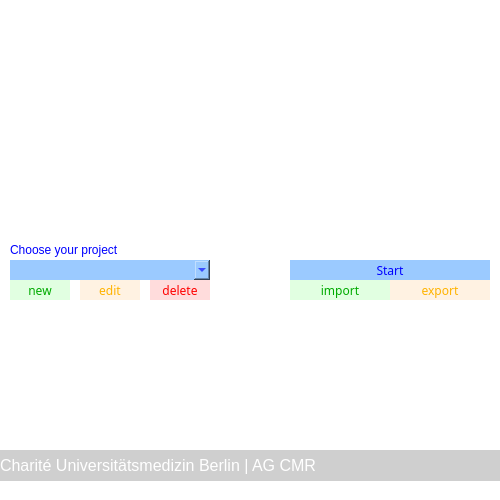
<?xml version="1.0" encoding="UTF-8"?>
<ui version="4.0">
 <class>MainWindow</class>
 <widget class="QMainWindow" name="MainWindow">
  <property name="geometry">
   <rect>
    <x>0</x>
    <y>0</y>
    <width>500</width>
    <height>500</height>
   </rect>
  </property>
  <property name="cursor">
   <cursorShape>ArrowCursor</cursorShape>
  </property>
  <property name="windowTitle">
   <string>MARISSA</string>
  </property>
  <property name="windowOpacity">
   <double>1.000000000000000</double>
  </property>
  <widget class="QWidget" name="centralwidget">
   <property name="styleSheet">
    <string notr="true">background-color: rgb(255, 255, 255);</string>
   </property>
   <widget class="QComboBox" name="opt_project">
    <property name="geometry">
     <rect>
      <x>10</x>
      <y>260</y>
      <width>200</width>
      <height>20</height>
     </rect>
    </property>
    <property name="font">
     <font>
      <family>Arial Nova</family>
      <weight>50</weight>
      <bold>false</bold>
     </font>
    </property>
    <property name="styleSheet">
     <string notr="true">QComboBox
{
color: rgb(0, 0, 255);
background-color: rgb(155, 202, 255);
selection-color:  rgb(155, 202, 255);
selection-background-color: rgb(0, 0, 255);
border: 0px;
}
QComboBox::QAbstractItemView
{
color:rgb(155, 202, 255);
background-color:  rgb(0, 0, 255);
selection-color:  rgb(0, 0, 255);
selection-background-color:rgb(155, 202, 255);
border: 0px;
font-weight: &quot;bold&quot;;
}</string>
    </property>
   </widget>
   <widget class="QPushButton" name="btn_project_start">
    <property name="geometry">
     <rect>
      <x>290</x>
      <y>260</y>
      <width>200</width>
      <height>20</height>
     </rect>
    </property>
    <property name="font">
     <font>
      <family>Arial Nova</family>
      <weight>50</weight>
      <bold>false</bold>
     </font>
    </property>
    <property name="styleSheet">
     <string notr="true">QPushButton
{
color: rgb(0, 0, 255);
background-color: rgb(155, 202, 255);
border: 0px;
}

QPushButton::pressed
{
color: rgb(0, 0, 255);
background-color: rgb(155, 202, 255);
border: 0px;
}

QPushButton::hover
{
color: rgb(155, 202, 255);
background-color: rgb(0, 0, 255);
border: 0px;
font-weight: bold;
}</string>
    </property>
    <property name="text">
     <string>Start</string>
    </property>
   </widget>
   <widget class="QLabel" name="label_3">
    <property name="geometry">
     <rect>
      <x>10</x>
      <y>240</y>
      <width>481</width>
      <height>20</height>
     </rect>
    </property>
    <property name="styleSheet">
     <string notr="true">color: rgb(0, 0, 255);
border: 0px;</string>
    </property>
    <property name="text">
     <string>Choose your project</string>
    </property>
   </widget>
   <widget class="QLabel" name="label_6">
    <property name="geometry">
     <rect>
      <x>0</x>
      <y>450</y>
      <width>501</width>
      <height>31</height>
     </rect>
    </property>
    <property name="font">
     <font>
      <family>Arial</family>
      <pointsize>12</pointsize>
      <weight>9</weight>
      <italic>false</italic>
      <bold>false</bold>
     </font>
    </property>
    <property name="styleSheet">
     <string notr="true">color: rgb(255, 255, 255);
background-color: rgb(207, 207, 207);
font: 75 12pt &quot;Arial&quot;;</string>
    </property>
    <property name="text">
     <string>Charité Universitätsmedizin Berlin | AG CMR</string>
    </property>
    <property name="alignment">
     <set>Qt::AlignLeading|Qt::AlignLeft|Qt::AlignVCenter</set>
    </property>
    <property name="wordWrap">
     <bool>true</bool>
    </property>
   </widget>
   <widget class="QLabel" name="lbl_icon_marissa_show">
    <property name="geometry">
     <rect>
      <x>10</x>
      <y>20</y>
      <width>480</width>
      <height>125</height>
     </rect>
    </property>
    <property name="text">
     <string/>
    </property>
   </widget>
   <widget class="QPushButton" name="btn_icon_delete_project">
    <property name="geometry">
     <rect>
      <x>150</x>
      <y>280</y>
      <width>60</width>
      <height>20</height>
     </rect>
    </property>
    <property name="font">
     <font>
      <family>Arial Nova</family>
      <weight>50</weight>
      <bold>false</bold>
     </font>
    </property>
    <property name="styleSheet">
     <string notr="true">QPushButton
{
color:rgb(255, 0, 0);
background-color: rgb(255, 220, 220);
border: 0px;
}

QPushButton::pressed
{
color:rgb(255, 0, 0);
background-color: rgb(255, 220, 220);
border: 0px;
}

QPushButton::hover
{
color:rgb(255, 220, 220);
background-color: rgb(255, 0, 0);
border: 0px;
font-weight: bold;
}</string>
    </property>
    <property name="text">
     <string>delete</string>
    </property>
   </widget>
   <widget class="QPushButton" name="btn_icon_new_project">
    <property name="geometry">
     <rect>
      <x>10</x>
      <y>280</y>
      <width>60</width>
      <height>20</height>
     </rect>
    </property>
    <property name="font">
     <font>
      <family>Arial Nova</family>
      <weight>50</weight>
      <bold>false</bold>
     </font>
    </property>
    <property name="styleSheet">
     <string notr="true">QPushButton
{
color: rgb(0, 170, 0);
background-color: rgb(225, 255, 225);
border: 0px;
}

QPushButton::pressed
{
color: rgb(0, 170, 0);
background-color: rgb(225, 255, 225);
border: 0px;
}

QPushButton::hover
{
color: rgb(225, 255, 225);
background-color: rgb(0, 170, 0);
border: 0px;
font-weight: bold;
}</string>
    </property>
    <property name="text">
     <string>new</string>
    </property>
   </widget>
   <widget class="QPushButton" name="btn_icon_edit_project">
    <property name="geometry">
     <rect>
      <x>80</x>
      <y>280</y>
      <width>60</width>
      <height>20</height>
     </rect>
    </property>
    <property name="font">
     <font>
      <family>Arial Nova</family>
      <weight>50</weight>
      <bold>false</bold>
     </font>
    </property>
    <property name="styleSheet">
     <string notr="true">QPushButton
{
color: rgb(255, 179, 0);
background-color: rgb(255, 242, 226);
border: 0px;
}

QPushButton::pressed
{
color: rgb(255, 179, 0);
background-color: rgb(255, 242, 226);
border: 0px;
}

QPushButton::hover
{
color:rgb(255, 242, 226);
background-color:  rgb(255, 179, 0);
border: 0px;
font-weight: bold;
}</string>
    </property>
    <property name="text">
     <string>edit</string>
    </property>
   </widget>
   <widget class="QPushButton" name="btn_icon_import_project">
    <property name="geometry">
     <rect>
      <x>290</x>
      <y>280</y>
      <width>100</width>
      <height>20</height>
     </rect>
    </property>
    <property name="font">
     <font>
      <family>Arial Nova</family>
      <weight>50</weight>
      <bold>false</bold>
     </font>
    </property>
    <property name="styleSheet">
     <string notr="true">QPushButton
{
color: rgb(0, 170, 0);
background-color: rgb(225, 255, 225);
border: 0px;
}

QPushButton::pressed
{
color: rgb(0, 170, 0);
background-color: rgb(225, 255, 225);
border: 0px;
}

QPushButton::hover
{
color: rgb(225, 255, 225);
background-color: rgb(0, 170, 0);
border: 0px;
font-weight: bold;
}
</string>
    </property>
    <property name="text">
     <string>import</string>
    </property>
   </widget>
   <widget class="QPushButton" name="btn_icon_export_project">
    <property name="geometry">
     <rect>
      <x>390</x>
      <y>280</y>
      <width>100</width>
      <height>20</height>
     </rect>
    </property>
    <property name="font">
     <font>
      <family>Arial Nova</family>
      <weight>50</weight>
      <bold>false</bold>
     </font>
    </property>
    <property name="styleSheet">
     <string notr="true">QPushButton
{
color: rgb(255, 179, 0);
background-color: rgb(255, 242, 226);
border: 0px;
}

QPushButton::pressed
{
color: rgb(255, 179, 0);
background-color: rgb(255, 242, 226);
border: 0px;
}

QPushButton::hover
{
color:rgb(255, 242, 226);
background-color:  rgb(255, 179, 0);
border: 0px;
font-weight: bold;
}</string>
    </property>
    <property name="text">
     <string>export</string>
    </property>
   </widget>
   <widget class="QPushButton" name="btn_icon_logo_info">
    <property name="geometry">
     <rect>
      <x>240</x>
      <y>410</y>
      <width>20</width>
      <height>20</height>
     </rect>
    </property>
    <property name="styleSheet">
     <string notr="true">QPushButton
{
background-color: rgb(255, 255, 255);
border: 0px;
}

QPushButton::hover
{
background-color: qlineargradient(spread:pad, x1:0, y1:1, x2:0.955, y2:1, stop:0 rgba(248, 203, 173, 255), stop:0.505682 rgba(189, 215, 238, 255), stop:1 rgba(197, 224, 180, 255));
border: 0px;
}</string>
    </property>
    <property name="text">
     <string/>
    </property>
   </widget>
   <zorder>label_6</zorder>
   <zorder>opt_project</zorder>
   <zorder>btn_project_start</zorder>
   <zorder>label_3</zorder>
   <zorder>lbl_icon_marissa_show</zorder>
   <zorder>btn_icon_delete_project</zorder>
   <zorder>btn_icon_new_project</zorder>
   <zorder>btn_icon_edit_project</zorder>
   <zorder>btn_icon_import_project</zorder>
   <zorder>btn_icon_export_project</zorder>
   <zorder>btn_icon_logo_info</zorder>
  </widget>
 </widget>
 <resources/>
 <connections/>
</ui>
